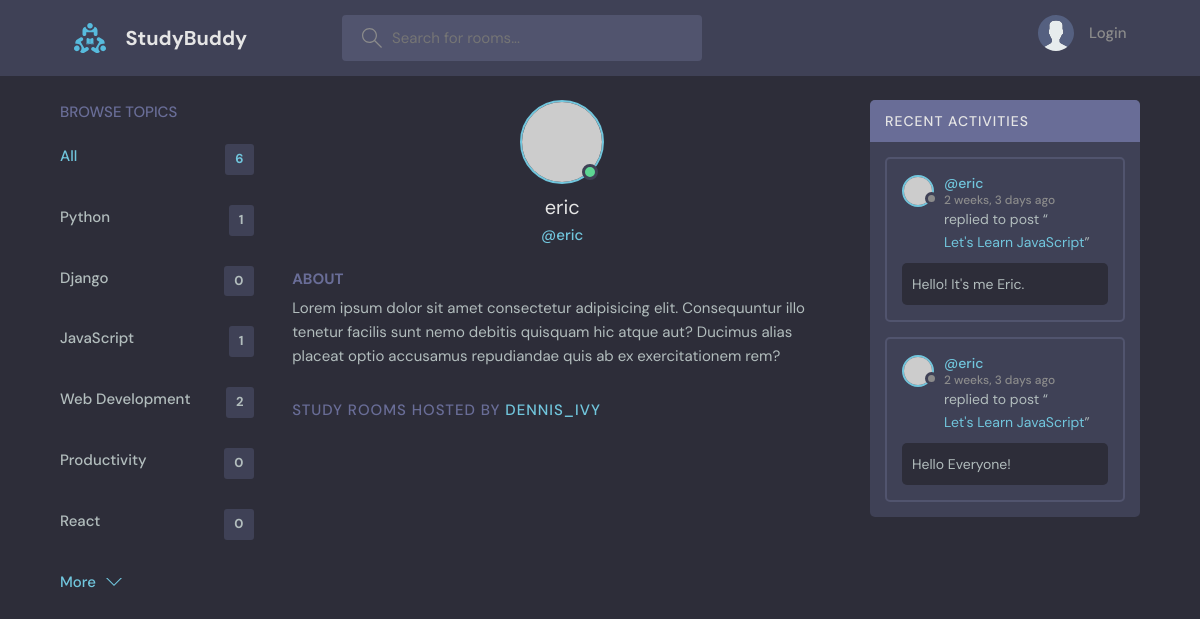
The page /profile/3/ on the database as committed earlier.
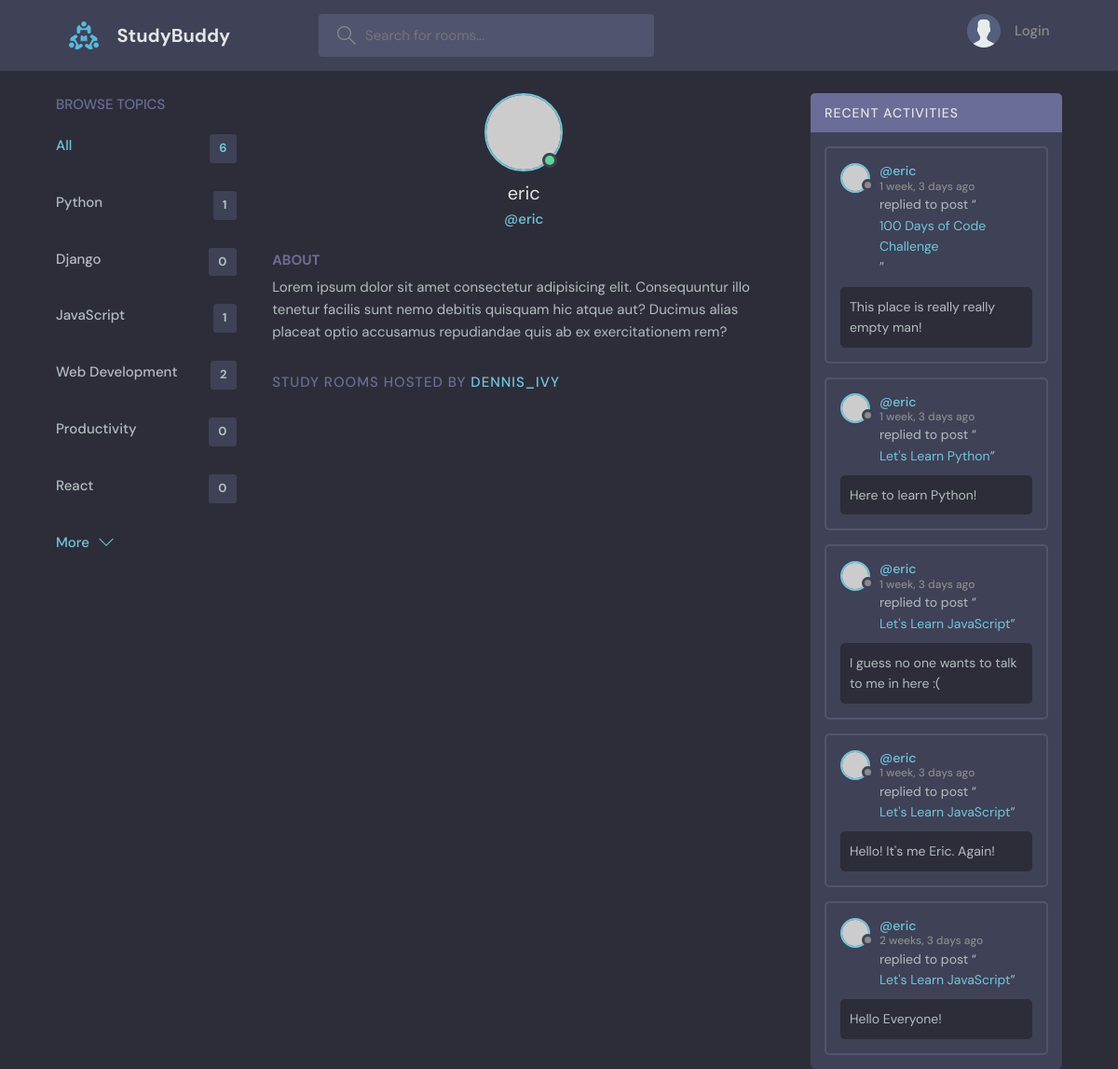
The same page on the database as committed later.
### base/models.py (models this page shows, shortened)
class Topic(models.Model):
    name: str = models.CharField(max_length=200)

class Message(models.Model):
    user = models.ForeignKey(User, on_delete=models.CASCADE)
    room = models.ForeignKey(Room, on_delete=models.CASCADE)
    body: str = models.TextField()
    updated = models.DateTimeField(auto_now=True)
    created = models.DateTimeField(auto_now_add=True)
    class Meta:
        ordering = ['-updated', '-created']

class Room(models.Model):
    host = models.ForeignKey(User, on_delete=models.SET_NULL, null=True)
    topic = models.ForeignKey(Topic, on_delete=models.SET_NULL, null=True)
    name: str = models.CharField(max_length=200)
    description = models.TextField(null=True, blank=True)
    participant = models.ManyToManyField(User, related_name="participant", blank=True)
    updated = models.DateTimeField(auto_now=True)
    created = models.DateTimeField(auto_now_add=True)
    class Meta:
        ordering = ['-updated', '-created']
    def __str__(self):
        return self.name

### base/views.py (the view)
# urls.py: path("profile/<str:pk>/", views.userProfile, name="user-profile"),
def userProfile(request, pk):
    user = User.objects.get(id=pk)
    rooms = user.room_set.all()
    room_message = user.message_set.all()
    topics = Topic.objects.all()
    context = {'user': user,
               'rooms': rooms,
               'room_message': room_message,
               'topics': topics}
    return render(request, 'base/profile.html', context)

### base/templates/base/profile.html (shortened to what this page needs)
{% extends 'main.html' %}
{% block content %}
    <main class="profile-page layout layout--3">
        <div class="container">
            {% include 'base/topics_components.html' %}
            <div class="roomList">
                <div class="profile">
                    <div class="profile__avatar">
                        <div class="avatar avatar--large active">
                            <img src="https://randomuser.me/api/portraits/men/11.jpg"/>
                        </div>
                    </div>
                    <div class="profile__info">
                        <h3>{{ user.username }}</h3>
                        <p>@{{ user.username }}</p>
                    </div>
                    <div class="profile__about">
                        <h3>About</h3>
                        <p>
                            Lorem ipsum dolor sit amet consectetur adipisicing elit. Consequuntur illo tenetur
                            facilis sunt nemo debitis quisquam hic atque aut? Ducimus alias placeat optio
                            accusamus repudiandae quis ab ex exercitationem rem?
                        </p>
                    </div>
                </div>
                <div class="roomList__header">
                    <div>
                        <h2>Study Rooms Hosted by <a>dennis_ivy</a>
                        </h2>
                    </div>
                </div>
            </div>
            {% include 'base/activity_component.html' %}
        </div>
    </main>
{% endblock content %}

### base/templates/base/topics_components.html
<div class="topics">
    <div class="topics__header">
        <h2>Browse Topics</h2>
    </div>
    <ul class="topics__list">
        <li>
            <a href="{% url 'home' %}" class="active">All <span>{{ topics.count }}</span></a>
        </li>
        {% for topic in topics %}
            <li>
                <a href="{% url 'home' %}?q={{ topic.name }}">{{ topic.name }}
                    <span>{{ topic.room_set.all.count }}</span></a>
            </li>
        {% endfor %}
    </ul>
    <a class="btn btn--link" href="topics.html">
        More
        <svg version="1.1" xmlns="http://www.w3.org/2000/svg" width="32" height="32" viewBox="0 0 32 32">
            <title>chevron-down</title>
            <path d="M16 21l-13-13h-3l16 16 16-16h-3l-13 13z"></path>
        </svg>
    </a>
</div>

### base/templates/base/activity_component.html (shortened to what this page needs)
<div class="activities">
    <div class="activities__header">
        <h2>Recent Activities</h2>
    </div>
    {% for message in room_message %}
        <div class="activities__box">
            <div class="activities__boxHeader roomListRoom__header">
                <a href="{% url 'user-profile' message.user.id %}" class="roomListRoom__author">
                    <div class="avatar avatar--small">
                        <img src="https://randomuser.me/api/portraits/women/11.jpg"/>
                    </div>
                    <p>
                        @{{ message.user }}
                        <span>{{ message.created|timesince }} ago</span>
                    </p>
                </a>
            </div>
            <div class="activities__boxContent">
                <p>replied to post “<a href="{% url 'room' message.room.id %}">{{ message.room }}</a>”</p>
                <div class="activities__boxRoomContent">
                    {{ message.body }}
                </div>
            </div>
        </div>
    {% endfor %}
</div>

Rows that differ between the two databases and show on the page:
removed Message: user "eric", created "2 weeks, 3 days", room "Let's Learn JavaScript", body "Hello! It's me Eric."
added Message: user "eric", created "1 week, 3 days", room "100 Days of Code Challenge", body "This place is really really empty man!"
added Message: user "eric", created "1 week, 3 days", room "Let's Learn Python", body "Here to learn Python!"
added Message: user "eric", created "1 week, 3 days", room "Let's Learn JavaScript", body "I guess no one wants to talk to me in here :("
added Message: user "eric", created "1 week, 3 days", room "Let's Learn JavaScript", body "Hello! It's me Eric. Again!"
